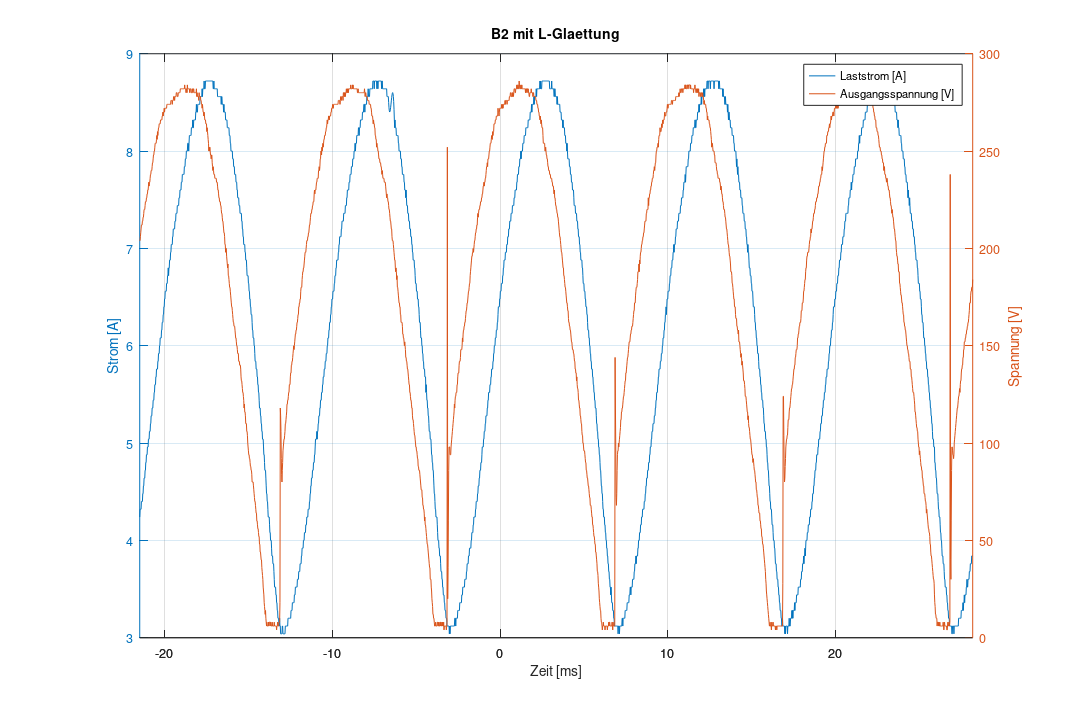

Write MATLAB code to recreate this figure.
% EAT LABOR - Gleichrichter
clear all;
close all;

SHOW_PLOTS      = 1;          % 1 = show all plots
SAVE_PLOTS      = 1;          % 1 = save plots as PDF
PDF_DESTINATION = './plots/';
%graphics_toolkit('qt');

% CSV Attributes
HEADERLENGTH  = 16; % length of header in CSV datafiles
TIME          = 4;  % time vector position
VALUE         = 5;  % value vector position

f = 50; % Frequenz [Hz]

% Messung der Induktivität AC
il = [ 5  10];  % [A]
ul = [87 172];  % [V]

% Messung der Induktivität DC
idc = [5    10];        % [A]
udc = [0.86  1.72];     % [V]

rl = mean(udc./idc);    % [Ohm]
zl = mean(ul./il);      % [Ohm]
xl = sqrt(zl^2 - rl^2); % [Ohm]
L = xl/(2*pi*f);        % [H]  

%------------------------------------------------------------------------------
% 6.3.1 Einphasige Brückenschaltung - Ungesteuerter Betrieb

% Messung 1, GR mit Glättung induktiv, Lastposition 16 (27 Ohm Stellwiderstand)
%   CH1:    Laststrom gemessen mit Stromzange 
%   CH2:    Laststrom gemessen mit LEM-Wandler
%   CH3:    DC-Spannung gemessen mit Differentialsonde
%   Ordner: ALL0001

% load channel data
m_01_ch_1 = dlmread('./data/ALL0001/F0001CH1.CSV', ',', 16, 0);
m_01_ch_3 = dlmread('./data/ALL0001/F0001CH3.CSV', ',', 16, 0);

% prepare data correction
mi    = m_01_ch_1(2,TIME) - m_01_ch_1(1,TIME);  % measurement interval
le    = m_01_ch_1(length(m_01_ch_1),TIME);      % last element value
time  = [m_01_ch_1(1,TIME):mi:le];              % correct time

% load data vectors
time_current  = m_01_ch_1(:,TIME);
current       = m_01_ch_1(:,VALUE);
time_voltage  = m_01_ch_3(:,TIME);
voltage       = m_01_ch_3(:,VALUE);

% interpolate corrupt data
current  = interp1(time_current, current, time, 'spline');

hf = figure('visible', 'off');
set(gcf, 'PaperType', 'A4', 'PaperOrientation', 'landscape', 'PaperPositionMode', 'manual', 'PaperUnits', 'centimeters', 'Paperposition', [0 0 30 20]);
%set(gcf, 'paperorientation', 'landscape');
%papersize = [30, 21]/2.54;
%set(gcf, 'papersize', papersize);
%set(gcf, 'paperposition', [0.25 0.25, papersize-0.5]);

ax = plotyy(time*1E3, current, time*1E3, voltage);
legend('Laststrom [A]', 'Ausgangsspannung [V]');
title('B2 mit L-Glaettung');
xlabel('Zeit [ms]');
ylabel(ax(1), 'Strom [A]');
ylabel(ax(2), 'Spannung [V]');
grid on;

print(hf, '-dpdf', strcat(PDF_DESTINATION, '631_01.pdf'));
  
% Messung 2, GR mit Glättung induktiv, Lastposition 11 (27 Ohm Stellwiderstand)
%   CH1:    Laststrom gemessen mit Stromzange 
%   CH2:    Laststrom gemessen mit LEM-Wandler
%   CH3:    DC-Spannung gemessen mit Differentialsonde
%   Ordner: ALL0002

% Messung 3, GR mit Glättung induktiv, Lastposition 6 (27 Ohm Stellwiderstand)
%   CH1:    Laststrom gemessen mit Stromzange 
%   CH2:    Laststrom gemessen mit LEM-Wandler
%   CH3:    DC-Spannung gemessen mit Differentialsonde
%   Ordner: ALL0003

% Messung 4, GR ohne Glättung, Lastposition 16 (27 Ohm Stellwiderstand)
%   CH1:    Laststrom gemessen mit Stromzange 
%   CH2:    Laststrom gemessen mit LEM-Wandler
%   CH3:    DC-Spannung gemessen mit Differentialsonde
%   Ordner: ALL0004

% Messung 5, GR ohne Glättung, Lastposition 11 (27 Ohm Stellwiderstand)
%   CH1:    Laststrom gemessen mit Stromzange 
%   CH2:    Laststrom gemessen mit LEM-Wandler
%   CH3:    DC-Spannung gemessen mit Differentialsonde
%   Ordner: ALL0005

% Messung 6, GR ohne Glättung, Lastposition 6 (27 Ohm Stellwiderstand)
%   CH1:    Laststrom gemessen mit Stromzange 
%   CH2:    Laststrom gemessen mit LEM-Wandler
%   CH3:    DC-Spannung gemessen mit Differentialsonde
%   Ordner: ALL0007 (evtl. ALL0006)

%------------------------------------------------------------------------------
% Einphasige Brückenschaltung - Gesteuerter Betrieb

% Messung 7, GR mit Glättung induktiv, Last = 6A, alpha ca. 0°
%   CH1:    Laststrom gemessen mit Stromzange 
%   CH2:    Zündstrom Thyristor gemessen mit Stromzange
%   CH3:    DC-Spannung gemessen mit Differentialsonde
%   CH4:    Phasenspannung gemessen mit Differentialsonde
%   Ordner: ALL0008

% Messung 8, GR mit Glättung induktiv, Last = 6A, alpha ca. ???° (gerade kein Lücken)
%   CH1:    Laststrom gemessen mit Stromzange 
%   CH2:    Zündstrom Thyristor gemessen mit Stromzange
%   CH3:    DC-Spannung gemessen mit Differentialsonde
%   CH4:    Phasenspannung gemessen mit Differentialsonde
%   Ordner: ALL0010

% Messung 9, GR mit Glättung induktiv, Last = 6A, alpha ca. ???° (Lücken)
%   CH1:    Laststrom gemessen mit Stromzange 
%   CH2:    Zündstrom Thyristor gemessen mit Stromzange
%   CH3:    DC-Spannung gemessen mit Differentialsonde
%   CH4:    Phasenspannung gemessen mit Differentialsonde
%   Ordner: ALL0012

% Messung 10, GR mit Glättung induktiv, Last = 6A, alpha ca. ???° (Lücken)
%   CH1:    Laststrom gemessen mit Stromzange 
%   CH2:    Zündstrom Thyristor gemessen mit Stromzange
%   CH3:    DC-Spannung gemessen mit Differentialsonde
%   CH4:    Phasenspannung gemessen mit Differentialsonde
%   Ordner: ALL0014

% Messung 11, GR mit Glättung induktiv, Last = 6A, alpha ca. 90° (Lücken)
%   CH1:    Laststrom gemessen mit Stromzange 
%   CH2:    Zündstrom Thyristor gemessen mit Stromzange
%   CH3:    DC-Spannung gemessen mit Differentialsonde
%   CH4:    Phasenspannung gemessen mit Differentialsonde
%   Ordner: ALL0015

% Messung 12, GR mit Glättung induktiv, Last = 6A, alpha ca. ???° (Lücken)
%   CH1:    Laststrom gemessen mit Stromzange 
%   CH2:    Zündstrom Thyristor gemessen mit Stromzange
%   CH3:    DC-Spannung gemessen mit Differentialsonde
%   CH4:    Phasenspannung gemessen mit Differentialsonde
%   Ordner: ALL0017

%------------------------------------------------------------------------------
% Kommutierung

%%%%%%%%%%%%%%%%%%%%%%%%%%%%%%%%%%%%%%%%%%%%%%%%%%%%%%%%%%%%%%%%%%%%%%%%%%%%%%%

%------------------------------------------------------------------------------
% Dreiphasige Brückenschaltung - Ungesteuerter Betrieb

% Messung 13, GR mit Glättung induktiv, Lastposition 16 (2x27 Ohm Stellwiderstand)
%   CH1:    Laststrom gemessen mit Stromzange 
%   CH2:    -
%   CH3:    DC-Spannung gemessen mit Differentialsonde
%   CH4:    L1-L2 Spannung gemessen mit Differentialsonde
%   Ordner: ALL0019

% Messung 13, GR mit Glättung induktiv, Lastposition 11 (2x27 Ohm Stellwiderstand)
%   CH1:    Laststrom gemessen mit Stromzange 
%   CH2:    -
%   CH3:    DC-Spannung gemessen mit Differentialsonde
%   CH4:    L1-L2 Spannung gemessen mit Differentialsonde
%   Ordner: ALL0020

% Messung 13, GR mit Glättung induktiv, Lastposition 6 (2x27 Ohm Stellwiderstand)
%   CH1:    Laststrom gemessen mit Stromzange 
%   CH2:    -
%   CH3:    DC-Spannung gemessen mit Differentialsonde
%   CH4:    L1-L2 Spannung gemessen mit Differentialsonde
%   Ordner: ALL0021

% Messung 13, GR mit Glättung induktiv, Lastposition 4 (2x27 Ohm Stellwiderstand)
%   CH1:    Laststrom gemessen mit Stromzange 
%   CH2:    -
%   CH3:    DC-Spannung gemessen mit Differentialsonde
%   CH4:    L1-L2 Spannung gemessen mit Differentialsonde
%   Ordner: ALL0022

%------------------------------------------------------------------------------
% Dreiphasige Brückenschaltung - Gesteuerter Betrieb
%------------------------------------------------------------------------------
% Kommutierung
%------------------------------------------------------------------------------
% Strombegrenzung
%------------------------------------------------------------------------------
% Spannungsbelastung der Halbleiter
%------------------------------------------------------------------------------
% Wechselrichterbetrieb
%------------------------------------------------------------------------------
% Netzrückwirkungen
%------------------------------------------------------------------------------
% Stromoberschwingungen
%------------------------------------------------------------------------------
% Leistungsfaktor
%------------------------------------------------------------------------------
% Kommutierungseinbrüche
%------------------------------------------------------------------------------
% 12-pulsiger Betrieb
%------------------------------------------------------------------------------
% Aktives Oberwellenfilter
